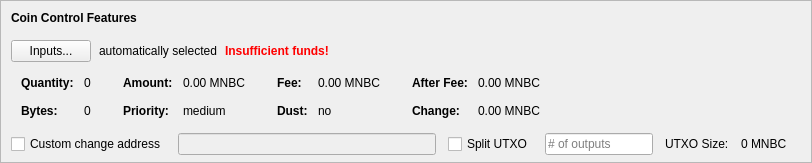
    <widget class="QFrame" name="frameCoinControl">
     <property name="sizePolicy">
      <sizepolicy hsizetype="Expanding" vsizetype="Expanding">
       <horstretch>0</horstretch>
       <verstretch>0</verstretch>
      </sizepolicy>
     </property>
     <property name="maximumSize">
      <size>
       <width>16777215</width>
       <height>16777215</height>
      </size>
     </property>
     <property name="frameShape">
      <enum>QFrame::StyledPanel</enum>
     </property>
     <property name="frameShadow">
      <enum>QFrame::Sunken</enum>
     </property>
     <layout class="QVBoxLayout" name="verticalLayoutCoinControl2">
      <property name="spacing">
       <number>0</number>
      </property>
      <property name="leftMargin">
       <number>0</number>
      </property>
      <property name="topMargin">
       <number>0</number>
      </property>
      <property name="rightMargin">
       <number>0</number>
      </property>
      <property name="bottomMargin">
       <number>6</number>
      </property>
      <item>
       <layout class="QVBoxLayout" name="verticalLayoutCoinControl" stretch="0,0,0,0,1">
        <property name="spacing">
         <number>0</number>
        </property>
        <property name="leftMargin">
         <number>10</number>
        </property>
        <property name="topMargin">
         <number>10</number>
        </property>
        <item>
         <layout class="QHBoxLayout" name="horizontalLayoutCoinControl1">
          <property name="bottomMargin">
           <number>15</number>
          </property>
          <item>
           <widget class="QLabel" name="labelCoinControlFeatures">
            <property name="sizePolicy">
             <sizepolicy hsizetype="Preferred" vsizetype="Maximum">
              <horstretch>0</horstretch>
              <verstretch>0</verstretch>
             </sizepolicy>
            </property>
            <property name="font">
             <font>
              <weight>75</weight>
              <bold>true</bold>
             </font>
            </property>
            <property name="styleSheet">
             <string notr="true">font-weight:bold;</string>
            </property>
            <property name="text">
             <string>Coin Control Features</string>
            </property>
           </widget>
          </item>
         </layout>
        </item>
        <item>
         <layout class="QHBoxLayout" name="horizontalLayoutCoinControl2" stretch="0,0,0,0">
          <property name="spacing">
           <number>8</number>
          </property>
          <property name="bottomMargin">
           <number>10</number>
          </property>
          <item>
           <widget class="QPushButton" name="pushButtonCoinControl">
            <property name="styleSheet">
             <string notr="true"/>
            </property>
            <property name="text">
             <string>Inputs...</string>
            </property>
            <property name="autoDefault">
             <bool>false</bool>
            </property>
           </widget>
          </item>
          <item>
           <widget class="QLabel" name="labelCoinControlAutomaticallySelected">
            <property name="text">
             <string>automatically selected</string>
            </property>
            <property name="margin">
             <number>5</number>
            </property>
           </widget>
          </item>
          <item>
           <widget class="QLabel" name="labelCoinControlInsuffFunds">
            <property name="font">
             <font>
              <weight>75</weight>
              <bold>true</bold>
             </font>
            </property>
            <property name="styleSheet">
             <string notr="true">color:red;font-weight:bold;</string>
            </property>
            <property name="text">
             <string>Insufficient funds!</string>
            </property>
            <property name="margin">
             <number>5</number>
            </property>
           </widget>
          </item>
          <item>
           <spacer name="horizontalSpacerCoinControl">
            <property name="orientation">
             <enum>Qt::Horizontal</enum>
            </property>
            <property name="sizeHint" stdset="0">
             <size>
              <width>40</width>
              <height>1</height>
             </size>
            </property>
           </spacer>
          </item>
         </layout>
        </item>
        <item>
         <widget class="QWidget" name="widgetCoinControl" native="true">
          <property name="sizePolicy">
           <sizepolicy hsizetype="Preferred" vsizetype="Preferred">
            <horstretch>0</horstretch>
            <verstretch>0</verstretch>
           </sizepolicy>
          </property>
          <property name="minimumSize">
           <size>
            <width>0</width>
            <height>0</height>
           </size>
          </property>
          <property name="styleSheet">
           <string notr="true"/>
          </property>
          <layout class="QHBoxLayout" name="horizontalLayoutCoinControl5">
           <property name="leftMargin">
            <number>0</number>
           </property>
           <property name="topMargin">
            <number>0</number>
           </property>
           <property name="rightMargin">
            <number>0</number>
           </property>
           <property name="bottomMargin">
            <number>0</number>
           </property>
           <item>
            <layout class="QHBoxLayout" name="horizontalLayoutCoinControl3" stretch="0,0,0,1">
             <property name="spacing">
              <number>20</number>
             </property>
             <property name="topMargin">
              <number>0</number>
             </property>
             <property name="bottomMargin">
              <number>10</number>
             </property>
             <item>
              <layout class="QFormLayout" name="formLayoutCoinControl1">
               <property name="horizontalSpacing">
                <number>10</number>
               </property>
               <property name="verticalSpacing">
                <number>14</number>
               </property>
               <property name="leftMargin">
                <number>10</number>
               </property>
               <property name="topMargin">
                <number>4</number>
               </property>
               <property name="rightMargin">
                <number>6</number>
               </property>
               <item row="0" column="0">
                <widget class="QLabel" name="labelCoinControlQuantityText">
                 <property name="font">
                  <font>
                   <weight>75</weight>
                   <bold>true</bold>
                  </font>
                 </property>
                 <property name="text">
                  <string>Quantity:</string>
                 </property>
                 <property name="margin">
                  <number>0</number>
                 </property>
                </widget>
               </item>
               <item row="0" column="1">
                <widget class="QLabel" name="labelCoinControlQuantity">
                 <property name="cursor">
                  <cursorShape>IBeamCursor</cursorShape>
                 </property>
                 <property name="contextMenuPolicy">
                  <enum>Qt::ActionsContextMenu</enum>
                 </property>
                 <property name="text">
                  <string notr="true">0</string>
                 </property>
                 <property name="margin">
                  <number>0</number>
                 </property>
                 <property name="textInteractionFlags">
                  <set>Qt::LinksAccessibleByMouse|Qt::TextSelectableByKeyboard|Qt::TextSelectableByMouse</set>
                 </property>
                </widget>
               </item>
               <item row="1" column="0">
                <widget class="QLabel" name="labelCoinControlBytesText">
                 <property name="font">
                  <font>
                   <weight>75</weight>
                   <bold>true</bold>
                  </font>
                 </property>
                 <property name="text">
                  <string>Bytes:</string>
                 </property>
                </widget>
               </item>
               <item row="1" column="1">
                <widget class="QLabel" name="labelCoinControlBytes">
                 <property name="cursor">
                  <cursorShape>IBeamCursor</cursorShape>
                 </property>
                 <property name="contextMenuPolicy">
                  <enum>Qt::ActionsContextMenu</enum>
                 </property>
                 <property name="text">
                  <string notr="true">0</string>
                 </property>
                 <property name="textInteractionFlags">
                  <set>Qt::LinksAccessibleByMouse|Qt::TextSelectableByKeyboard|Qt::TextSelectableByMouse</set>
                 </property>
                </widget>
               </item>
              </layout>
             </item>
             <item>
              <layout class="QFormLayout" name="formLayoutCoinControl2">
               <property name="horizontalSpacing">
                <number>10</number>
               </property>
               <property name="verticalSpacing">
                <number>14</number>
               </property>
               <property name="leftMargin">
                <number>6</number>
               </property>
               <property name="topMargin">
                <number>4</number>
               </property>
               <property name="rightMargin">
                <number>6</number>
               </property>
               <item row="0" column="0">
                <widget class="QLabel" name="labelCoinControlAmountText">
                 <property name="font">
                  <font>
                   <weight>75</weight>
                   <bold>true</bold>
                  </font>
                 </property>
                 <property name="text">
                  <string>Amount:</string>
                 </property>
                 <property name="margin">
                  <number>0</number>
                 </property>
                </widget>
               </item>
               <item row="0" column="1">
                <widget class="QLabel" name="labelCoinControlAmount">
                 <property name="cursor">
                  <cursorShape>IBeamCursor</cursorShape>
                 </property>
                 <property name="contextMenuPolicy">
                  <enum>Qt::ActionsContextMenu</enum>
                 </property>
                 <property name="text">
                  <string notr="true">0.00 MNBC</string>
                 </property>
                 <property name="textInteractionFlags">
                  <set>Qt::LinksAccessibleByMouse|Qt::TextSelectableByKeyboard|Qt::TextSelectableByMouse</set>
                 </property>
                </widget>
               </item>
               <item row="1" column="0">
                <widget class="QLabel" name="labelCoinControlPriorityText">
                 <property name="font">
                  <font>
                   <weight>75</weight>
                   <bold>true</bold>
                  </font>
                 </property>
                 <property name="text">
                  <string>Priority:</string>
                 </property>
                </widget>
               </item>
               <item row="1" column="1">
                <widget class="QLabel" name="labelCoinControlPriority">
                 <property name="cursor">
                  <cursorShape>IBeamCursor</cursorShape>
                 </property>
                 <property name="contextMenuPolicy">
                  <enum>Qt::ActionsContextMenu</enum>
                 </property>
                 <property name="text">
                  <string>medium</string>
                 </property>
                 <property name="textInteractionFlags">
                  <set>Qt::LinksAccessibleByMouse|Qt::TextSelectableByKeyboard|Qt::TextSelectableByMouse</set>
                 </property>
                </widget>
               </item>
              </layout>
             </item>
             <item>
              <layout class="QFormLayout" name="formLayoutCoinControl3">
               <property name="horizontalSpacing">
                <number>10</number>
               </property>
               <property name="verticalSpacing">
                <number>14</number>
               </property>
               <property name="leftMargin">
                <number>6</number>
               </property>
               <property name="topMargin">
                <number>4</number>
               </property>
               <property name="rightMargin">
                <number>6</number>
               </property>
               <item row="0" column="0">
                <widget class="QLabel" name="labelCoinControlFeeText">
                 <property name="font">
                  <font>
                   <weight>75</weight>
                   <bold>true</bold>
                  </font>
                 </property>
                 <property name="text">
                  <string>Fee:</string>
                 </property>
                 <property name="margin">
                  <number>0</number>
                 </property>
                </widget>
               </item>
               <item row="0" column="1">
                <widget class="QLabel" name="labelCoinControlFee">
                 <property name="cursor">
                  <cursorShape>IBeamCursor</cursorShape>
                 </property>
                 <property name="contextMenuPolicy">
                  <enum>Qt::ActionsContextMenu</enum>
                 </property>
                 <property name="text">
                  <string notr="true">0.00 MNBC</string>
                 </property>
                 <property name="textInteractionFlags">
                  <set>Qt::LinksAccessibleByMouse|Qt::TextSelectableByKeyboard|Qt::TextSelectableByMouse</set>
                 </property>
                </widget>
               </item>
               <item row="1" column="0">
                <widget class="QLabel" name="labelCoinControlLowOutputText">
                 <property name="font">
                  <font>
                   <weight>75</weight>
                   <bold>true</bold>
                  </font>
                 </property>
                 <property name="text">
                  <string>Dust:</string>
                 </property>
                </widget>
               </item>
               <item row="1" column="1">
                <widget class="QLabel" name="labelCoinControlLowOutput">
                 <property name="cursor">
                  <cursorShape>IBeamCursor</cursorShape>
                 </property>
                 <property name="contextMenuPolicy">
                  <enum>Qt::ActionsContextMenu</enum>
                 </property>
                 <property name="text">
                  <string>no</string>
                 </property>
                 <property name="textInteractionFlags">
                  <set>Qt::LinksAccessibleByMouse|Qt::TextSelectableByKeyboard|Qt::TextSelectableByMouse</set>
                 </property>
                </widget>
               </item>
              </layout>
             </item>
             <item>
              <layout class="QFormLayout" name="formLayoutCoinControl4">
               <property name="horizontalSpacing">
                <number>10</number>
               </property>
               <property name="verticalSpacing">
                <number>14</number>
               </property>
               <property name="leftMargin">
                <number>6</number>
               </property>
               <property name="topMargin">
                <number>4</number>
               </property>
               <property name="rightMargin">
                <number>6</number>
               </property>
               <item row="0" column="0">
                <widget class="QLabel" name="labelCoinControlAfterFeeText">
                 <property name="font">
                  <font>
                   <weight>75</weight>
                   <bold>true</bold>
                  </font>
                 </property>
                 <property name="text">
                  <string>After Fee:</string>
                 </property>
                 <property name="margin">
                  <number>0</number>
                 </property>
                </widget>
               </item>
               <item row="0" column="1">
                <widget class="QLabel" name="labelCoinControlAfterFee">
                 <property name="cursor">
                  <cursorShape>IBeamCursor</cursorShape>
                 </property>
                 <property name="contextMenuPolicy">
                  <enum>Qt::ActionsContextMenu</enum>
                 </property>
                 <property name="text">
                  <string notr="true">0.00 MNBC</string>
                 </property>
                 <property name="textInteractionFlags">
                  <set>Qt::LinksAccessibleByMouse|Qt::TextSelectableByKeyboard|Qt::TextSelectableByMouse</set>
                 </property>
                </widget>
               </item>
               <item row="1" column="0">
                <widget class="QLabel" name="labelCoinControlChangeText">
                 <property name="font">
                  <font>
                   <weight>75</weight>
                   <bold>true</bold>
                  </font>
                 </property>
                 <property name="text">
                  <string>Change:</string>
                 </property>
                </widget>
               </item>
               <item row="1" column="1">
                <widget class="QLabel" name="labelCoinControlChange">
                 <property name="cursor">
                  <cursorShape>IBeamCursor</cursorShape>
                 </property>
                 <property name="contextMenuPolicy">
                  <enum>Qt::ActionsContextMenu</enum>
                 </property>
                 <property name="text">
                  <string notr="true">0.00 MNBC</string>
                 </property>
                 <property name="textInteractionFlags">
                  <set>Qt::LinksAccessibleByMouse|Qt::TextSelectableByKeyboard|Qt::TextSelectableByMouse</set>
                 </property>
                </widget>
               </item>
              </layout>
             </item>
            </layout>
           </item>
          </layout>
         </widget>
        </item>
        <item>
         <layout class="QHBoxLayout" name="horizontalLayoutCoinControl4" stretch="0,0,0,0,0,0,0">
          <property name="spacing">
           <number>12</number>
          </property>
          <property name="sizeConstraint">
           <enum>QLayout::SetDefaultConstraint</enum>
          </property>
          <property name="topMargin">
           <number>5</number>
          </property>
          <property name="rightMargin">
           <number>5</number>
          </property>
          <item>
           <widget class="QCheckBox" name="checkBoxCoinControlChange">
            <property name="toolTip">
             <string>If this is activated, but the change address is empty or invalid, change will be sent to a newly generated address.</string>
            </property>
            <property name="text">
             <string>Custom change address</string>
            </property>
           </widget>
          </item>
          <item>
           <widget class="QValidatedLineEdit" name="lineEditCoinControlChange">
            <property name="enabled">
             <bool>false</bool>
            </property>
            <property name="sizePolicy">
             <sizepolicy hsizetype="Expanding" vsizetype="Fixed">
              <horstretch>0</horstretch>
              <verstretch>0</verstretch>
             </sizepolicy>
            </property>
           </widget>
          </item>
          <item>
           <widget class="QCheckBox" name="splitBlockCheckBox">
            <property name="text">
             <string>Split UTXO</string>
            </property>
           </widget>
          </item>
          <item>
           <widget class="QLineEdit" name="splitBlockLineEdit">
            <property name="sizePolicy">
             <sizepolicy hsizetype="Fixed" vsizetype="Fixed">
              <horstretch>50</horstretch>
              <verstretch>0</verstretch>
             </sizepolicy>
            </property>
            <property name="placeholderText">
             <string># of outputs</string>
            </property>
           </widget>
          </item>
          <item>
           <widget class="QLabel" name="labelBlockSizeText">
            <property name="text">
             <string>UTXO Size:</string>
            </property>
           </widget>
          </item>
          <item>
           <widget class="QLabel" name="labelBlockSize">
            <property name="text">
             <string>0 MNBC</string>
            </property>
           </widget>
          </item>
          <item>
           <widget class="QLabel" name="labelCoinControlChangeLabel">
            <property name="sizePolicy">
             <sizepolicy hsizetype="Preferred" vsizetype="Expanding">
              <horstretch>0</horstretch>
              <verstretch>0</verstretch>
             </sizepolicy>
            </property>
            <property name="minimumSize">
             <size>
              <width>0</width>
              <height>0</height>
             </size>
            </property>
            <property name="text">
             <string/>
            </property>
            <property name="margin">
             <number>3</number>
            </property>
           </widget>
          </item>
         </layout>
        </item>
        <item>
         <spacer name="verticalSpacerCoinControl">
          <property name="orientation">
           <enum>Qt::Vertical</enum>
          </property>
          <property name="sizeHint" stdset="0">
           <size>
            <width>800</width>
            <height>1</height>
           </size>
          </property>
         </spacer>
        </item>
       </layout>
      </item>
     </layout>
    </widget>
